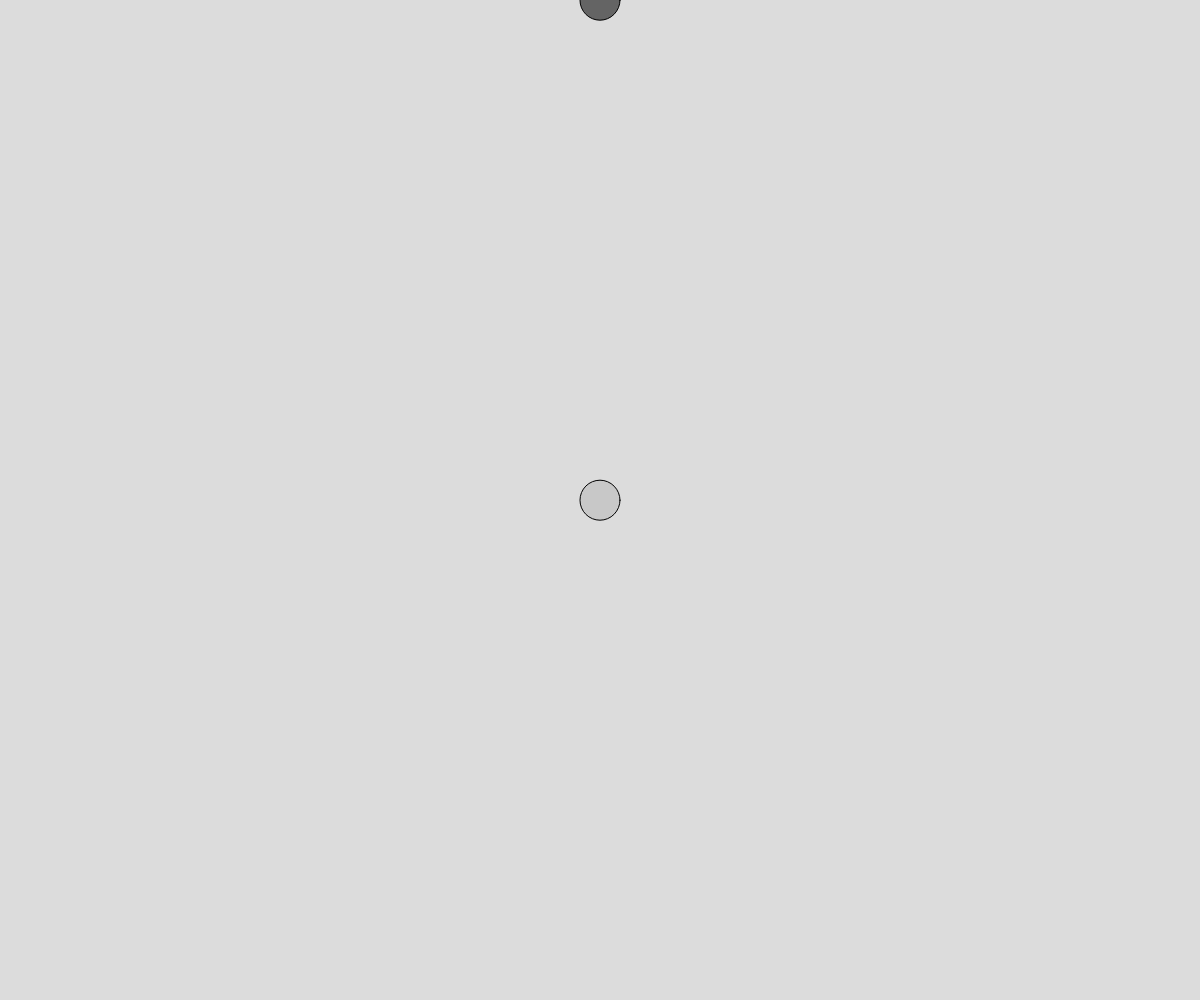
Frame 1 (no input)
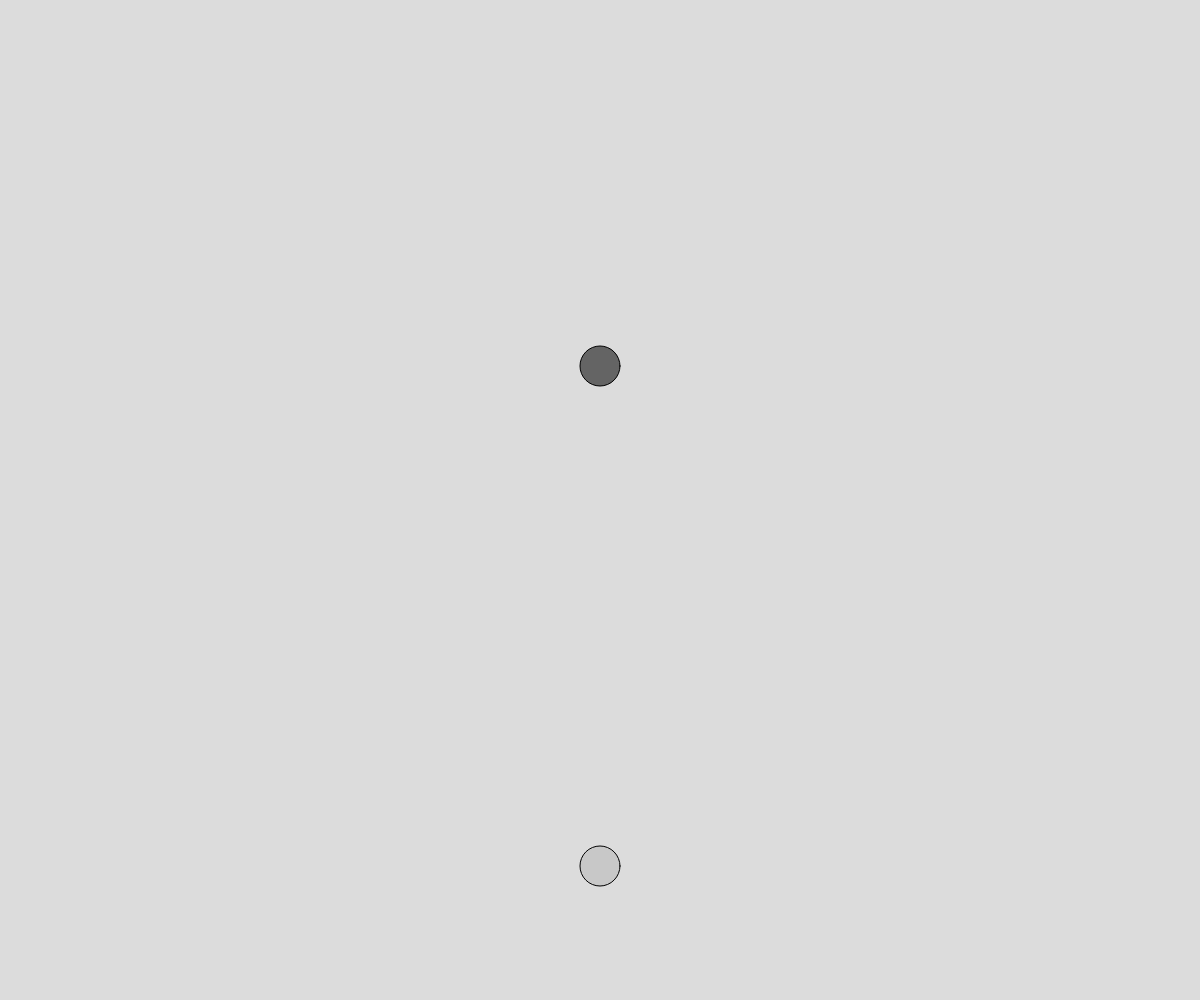
Frame 60 (no input)
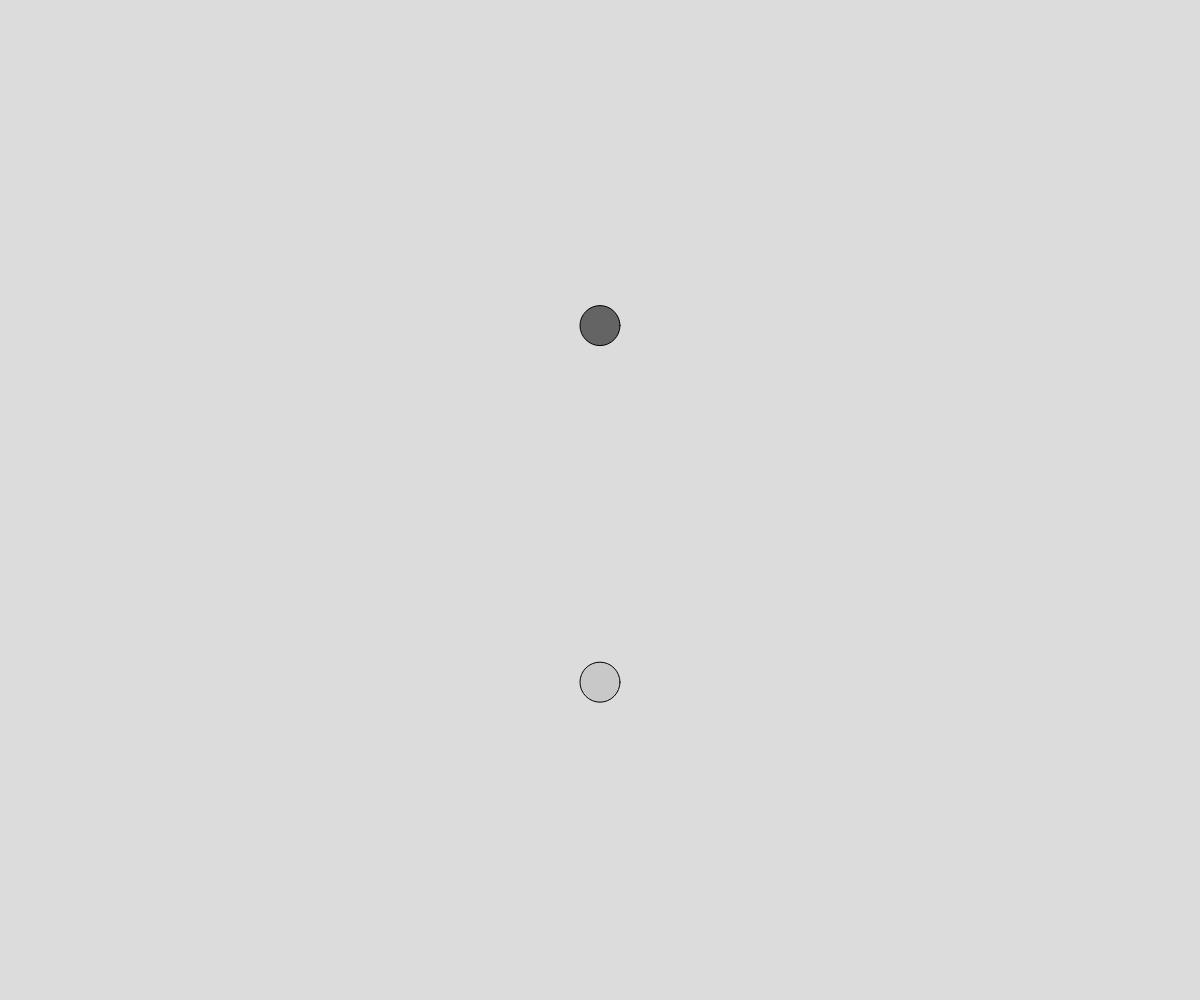
Frame 120 (the mouse pressed at the canvas centre since frame 60)

The p5.js sketch that drew these frames (run headless with seeded random() and noise() and a simulated clock; from frame 60 on, the mouse is pressed at the canvas centre):

// p5.js sketch
// ── sketch.js
let things = [];

function setup() {
  createCanvas(windowWidth, windowHeight);
  fill(0);
  things.push(new Thing(width/2,height*0,20,20,100));
  things.push(new Thing(width/2,height*1/2,20,20,200));
}

function draw(){
  background(220);
  for(var i=things.length-1; i>=0; i--){
    for(var j=i-1; j>=0; j--){
      if(things[i].x===things[j].x){
        //things[i].x+=1;
      }
      if(dist(things[i].x,things[i].y,things[j].x,things[j].y)<=things[i].r+things[j].r){
        let hold = {
          x:things[i].x,
          y:things[i].y,
          r:things[i]. radius,
          m:things[i].mass,
          dx:things[i].dx,
          dy:things[i].dy,
          g:things[i].g,
        };
        things[i].interact(things[j]);
        things[j].interact(hold);
      }
    }
    things[i].move(i);
    things[i].display();
  }
}

class Thing{
  constructor(x,y,radius,mass,c){
    this.x = x;
    this.y = y;
    this.r =  radius;
    this.m = mass;
    this.dx = 0;
    this.dy = 0;
    this.g = 0.2;
    this.a = PI+HALF_PI;
    this.s = 0;
    this.c = c
  }

  interact(thi){
    let cA = abs(asin((this.y-thi.y)/(dist(this.x,this.y,thi.x,thi.y))));
    let rL = cA;
    let AoR = abs(this.a-rL*2);
    this.a = AoR;
    this.dy = this.s*sin(this.a);
    this.dx = -this.s*cos(this.a);
  }

  move(){
    //MOVE
      //bounce
      if(this.y>=height-this.r){
        this.dy*=-0.8;
        this.dx*=0.8;
        this.y = height-this.r;
      }
      if(this.x>=width-this.r){
        this.dx*=-0.8;
        this.dy*=0.8;
        this.x = width-this.r;
      }
      if(this.x<=0+this.r){
        this.dx*=-0.8;
        this.dy*=0.8;
        this.x = 0+this.r;
      }
      //gravity
      if(!abs(this.dy)<this.g||this.y<=height-this.r-this.g){
        this.dy+=this.g;
      //stop bounce
      }else{
        this.dy = 0;
        this.y = height-this.r;
      }
      this.y+=this.dy;
      this.x+=this.dx;

    //CONVERT
      this.a = atan(this.dy/this.dx);
      if(this.dy<0){
        if(this.dx<0){
          this.a = PI-this.a;
        }else{
          this.a*=-1;
        }
      }else{
        if(this.dx<0){
          this.a = PI+this.a*-1;
        }else{
          this.a = TWO_PI-this.a;
        }
      }
      if(this.a>=TWO_PI){
        this.a-TWO_PI;
      }
      this.s = this.dy/sin(this.a);

    //NEW
    this.dy = this.s*sin(this.a);
    this.dx = -this.s*cos(this.a);
  }
  
  display(){
    fill(this.c)
    circle(this.x,this.y,this.r*2);
  }
}

function mouseClicked(){
  things.push(new Thing(mouseX,mouseY,20,20,random(0,255)))
  //frameRate(1);
}
